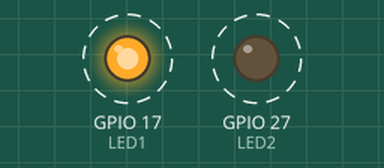
The program below on a simulated Raspberry Pi (BCM pin numbers). Parts: output pins drawn as LEDs (lit = HIGH). Dashed ring = blinking. What the program prints to the terminal is not drawn.

Above: at 0.5 s.
Timing chart, 0 to 4.6 s (numbered marks = the images above):
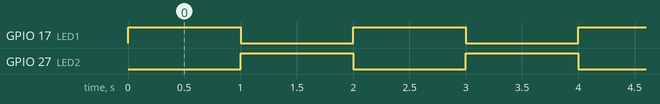

The program:

opdracht8a-pi.py
```python
import RPi.GPIO as GPIO
import time

LED1 = 17  # Naar Arduino inputPin1
LED2 = 27  # Naar Arduino inputPin2

GPIO.setmode(GPIO.BCM)
GPIO.setup(LED1, GPIO.OUT)
GPIO.setup(LED2, GPIO.OUT)

try:
    while True:
        print("LED1 aan, LED2 uit")
        GPIO.output(LED1, GPIO.HIGH)
        GPIO.output(LED2, GPIO.LOW)
        time.sleep(1)

        print("LED1 uit, LED2 aan")
        GPIO.output(LED1, GPIO.LOW)
        GPIO.output(LED2, GPIO.HIGH)
        time.sleep(1)

except KeyboardInterrupt:
    GPIO.cleanup()
    print("GPIO opgeruimd, programma gestopt")
```

Measured:
- by itself, GPIO 17 (LED1), GPIO 27 (LED2): alternates HIGH for 1.0 s and LOW for 1.0 s
